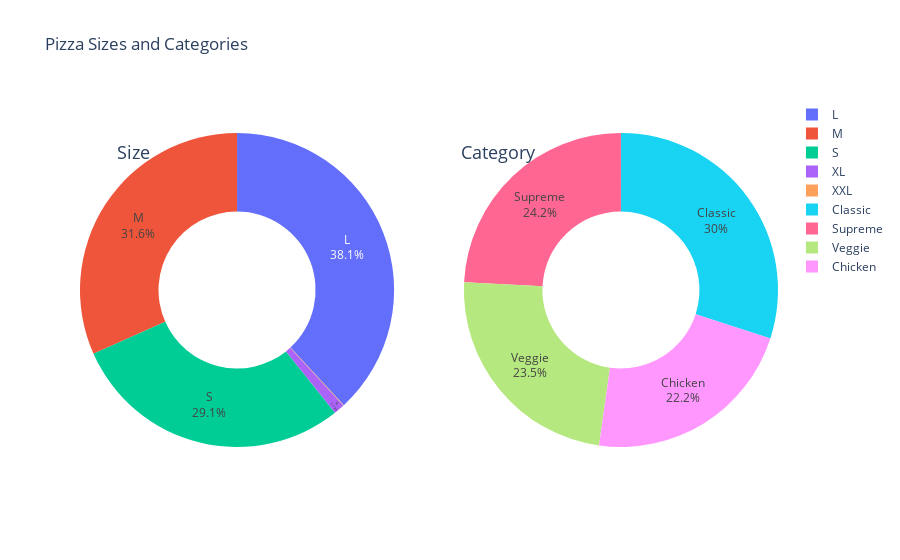

The code cell stored with this chart in its notebook:
### Markdown cell above
### 4. Đưa ra tỉ lệ phân bổ pizza theo danh mục và kích thước

### Code cell
fig = make_subplots(rows=1, cols=2, specs=[[{'type':'domain'},{'type':'domain'}]])
fig.add_trace(go.Pie(labels=df['pizza_size'].value_counts().index, values=df['pizza_size'].value_counts(), name="Pizza Size"), 1, 1)
fig.add_trace(go.Pie(labels=df['pizza_category'].value_counts().index, values=df['pizza_category'].value_counts(), name="Pizza Category"), 1, 2)
fig.update_traces(hole=.5, hoverinfo="label+percent", textinfo='percent+label', textposition='inside')
fig.update_layout(title_text="Pizza Sizes and Categories",
                  annotations=[dict(text='Size', x=0.05, y=0.9, font_size=18, showarrow=False),
                               dict(text='Category', x=.6, y=.9, font_size=18, showarrow=False)])
fig.show()

### Figure 1 — Plotly figure (JSON) as saved in the notebook; plotly's stock layout.template omitted (floating-point values rounded to 4 significant figures)
{"data": [{"domain": {"x": [0, 0.45], "y": [0, 1]}, "hole": 0.5, "hoverinfo": "label+percent", "labels": ["L", "M", "S", "XL", "XXL"], "name": "Pizza Size", "textinfo": "percent+label", "textposition": "inside", "type": "pie", "values": [18526, 15385, 14137, 544, 28]}, {"domain": {"x": [0.55, 1], "y": [0, 1]}, "hole": 0.5, "hoverinfo": "label+percent", "labels": ["Classic", "Supreme", "Veggie", "Chicken"], "name": "Pizza Category", "textinfo": "percent+label", "textposition": "inside", "type": "pie", "values": [14579, 11777, 11449, 10815]}], "layout": {"annotations": [{"font": {"size": 18}, "showarrow": false, "text": "Size", "x": 0.05, "y": 0.9}, {"font": {"size": 18}, "showarrow": false, "text": "Category", "x": 0.6, "y": 0.9}], "title": {"text": "Pizza Sizes and Categories"}}}
